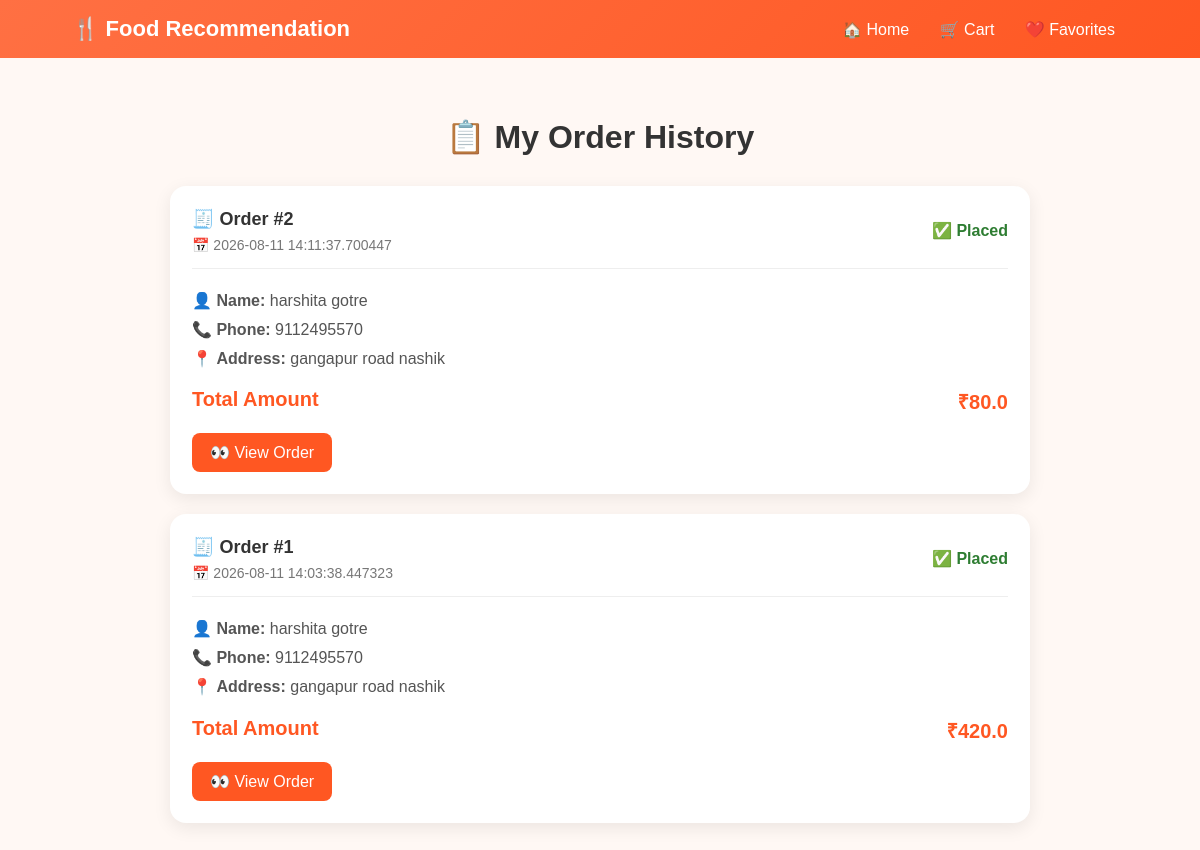
The app's page /order-history (signed in) with its own data.
### models.py (models this page shows)
class Order(Base):
    __tablename__ = "orders"
    id = Column(
        Integer,
        primary_key=True,
        index=True
    )
    user_id = Column(
        Integer,
        ForeignKey("users.id"),
        nullable=False
    )
    full_name = Column(
        String,
        nullable=False
    )
    phone = Column(
        String,
        nullable=False
    )
    address = Column(
        String,
        nullable=False
    )
    total = Column(
        Float,
        nullable=False,
        default=0
    )
    status = Column(
        String,
        nullable=False,
        default="Placed"
    )
    order_date = Column(
        DateTime,
        default=datetime.utcnow
    )

### main.py (the view)
@app.get("/order-history")
def order_history(request: Request):
    username = request.session.get("username")
    if not username:
        return RedirectResponse(
            url="/login",
            status_code=303
        )
    db: Session = SessionLocal()
    try:
        user = db.query(User).filter(
            User.username == username
        ).first()
        if user is None:
            return RedirectResponse(
                url="/login",
                status_code=303
            )
        orders = db.query(
            Order
        ).filter(
            Order.user_id == user.id
        ).order_by(
            Order.order_date.desc()
        ).all()
        return templates.TemplateResponse(
            request=request,
            name="order_history.html",
            context={
                "username": username,
                "orders": orders
            }
        )
    finally:
        db.close()

### templates/order_history.html (shortened to what this page needs)
<!DOCTYPE html>
<html lang="en">
<head>
</head>
<body>
<nav>
    <div class="logo">
        🍴 Food Recommendation
    </div>
    <div>
        <a href="/">
            🏠 Home
        </a>
        <a href="/cart">
            🛒 Cart
        </a>
        <a href="/favorites">
            ❤️ Favorites
        </a>
    </div>
</nav>
<div class="container">
    <h1>
        📋 My Order History
    </h1>
    {% if orders %}
        {% for order in orders %}
        <div class="order-card">
            <div class="order-header">
                <div>
                    <div class="order-id">
                        🧾 Order #{{ order.id }}
                    </div>
                    <div class="order-date">
                        📅 {{ order.order_date }}
                    </div>
                </div>
                <div class="status">
                    ✅ {{ order.status }}
                </div>
            </div>
            <div class="order-details">
                <p>
                    👤
                    <strong>Name:</strong>
                    {{ order.full_name }}
                </p>
                <p>
                    📞
                    <strong>Phone:</strong>
                    {{ order.phone }}
                </p>
                <p>
                    📍
                    <strong>Address:</strong>
                    {{ order.address }}
                </p>
            </div>
            <div class="total">
                <span>
                    Total Amount
                </span>
                <span>
                    ₹{{ order.total }}
                </span>
            </div>
            <a
                href="/order-details/{{ order.id }}"
                class="view-btn"
            >
                👀 View Order
            </a>
        </div>
        {% endfor %}
    {% endif %}
</div>
</body>
</html>

### templates/order_history.html (style rules this page uses)
* { margin: 0; padding: 0; box-sizing: border-box; }
body { font-family: Arial, sans-serif; background: #fff8f4; color: #333; }
nav { background: linear-gradient( 135deg, #ff7043, #ff5722 ); color: white; padding: 16px 6%; display: flex; justify-content: space-between; align-items: center; flex-wrap: wrap; gap: 10px; }
.logo { font-size: 22px; font-weight: bold; }
nav a { color: white; text-decoration: none; padding: 9px 13px; border-radius: 8px; }
.container { max-width: 900px; margin: 40px auto; padding: 20px; }
h1 { text-align: center; margin-bottom: 30px; }
.order-card { background: white; padding: 22px; margin-bottom: 20px; border-radius: 16px; box-shadow: 0 5px 18px rgba(0,0,0,0.08); }
.order-header { display: flex; justify-content: space-between; align-items: center; gap: 15px; padding-bottom: 15px; border-bottom: 1px solid #eee; }
.order-id { font-size: 18px; font-weight: bold; }
.order-date { color: #777; font-size: 14px; margin-top: 7px; }
.status { color: #2e7d32; font-weight: bold; }
.order-details { margin-top: 18px; line-height: 1.8; color: #555; }
.total { margin-top: 15px; display: flex; justify-content: space-between; font-size: 20px; font-weight: bold; color: #ff5722; }
.view-btn { display: inline-block; margin-top: 18px; padding: 10px 18px; background: #ff5722; color: white; text-decoration: none; border-radius: 8px; }

### records on screen
Order: id "2", order_date "2026-08-11 14:11:37.700447", status "Placed", full_name "harshita gotre", phone "9112495570", address "gangapur road nashik", total "80.0"
Order: id "1", order_date "2026-08-11 14:03:38.447323", status "Placed", full_name "harshita gotre", phone "9112495570", address "gangapur road nashik", total "420.0"
